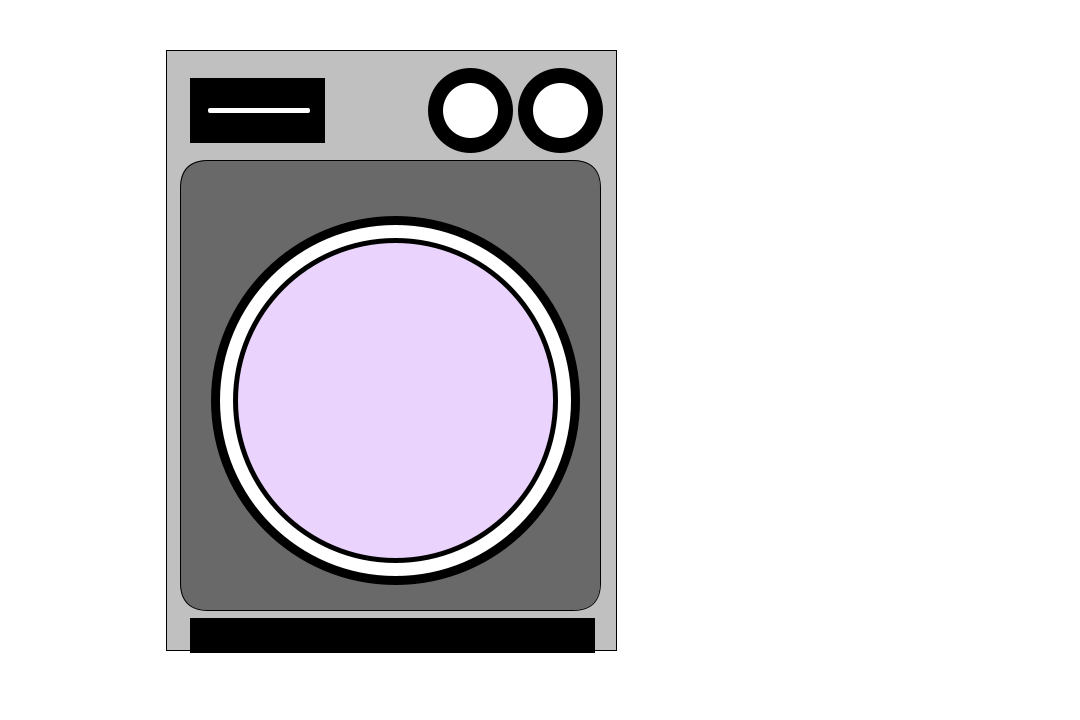
Frame 1 (no input)
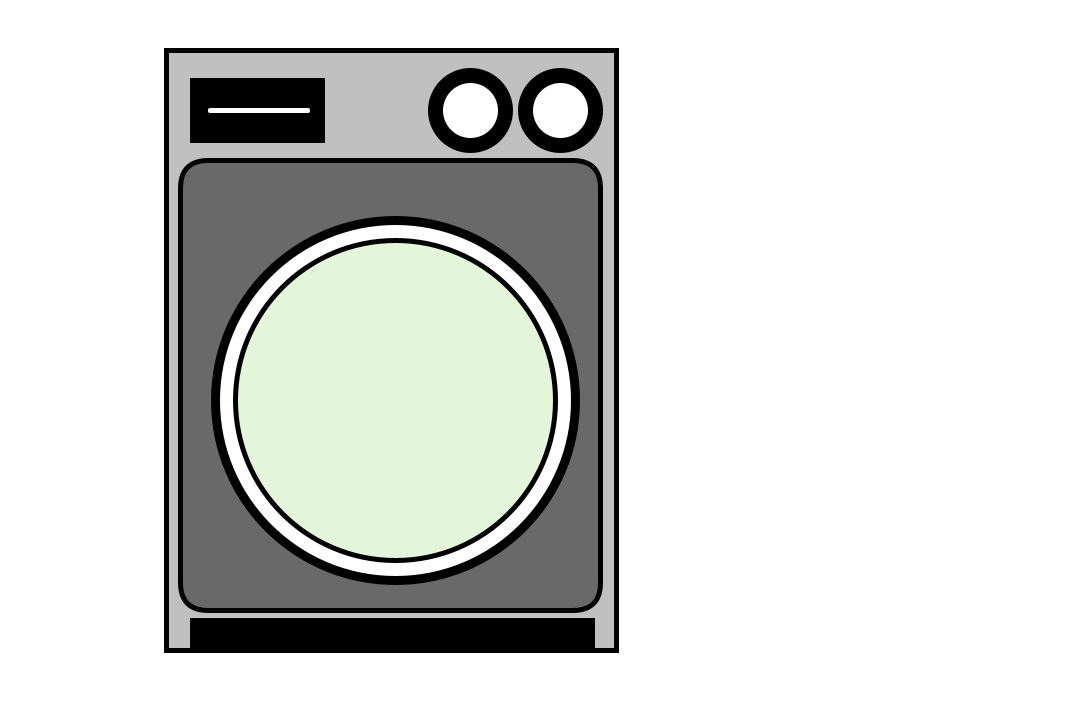
Frame 60 (the mouse pressed at the canvas centre just before this capture)
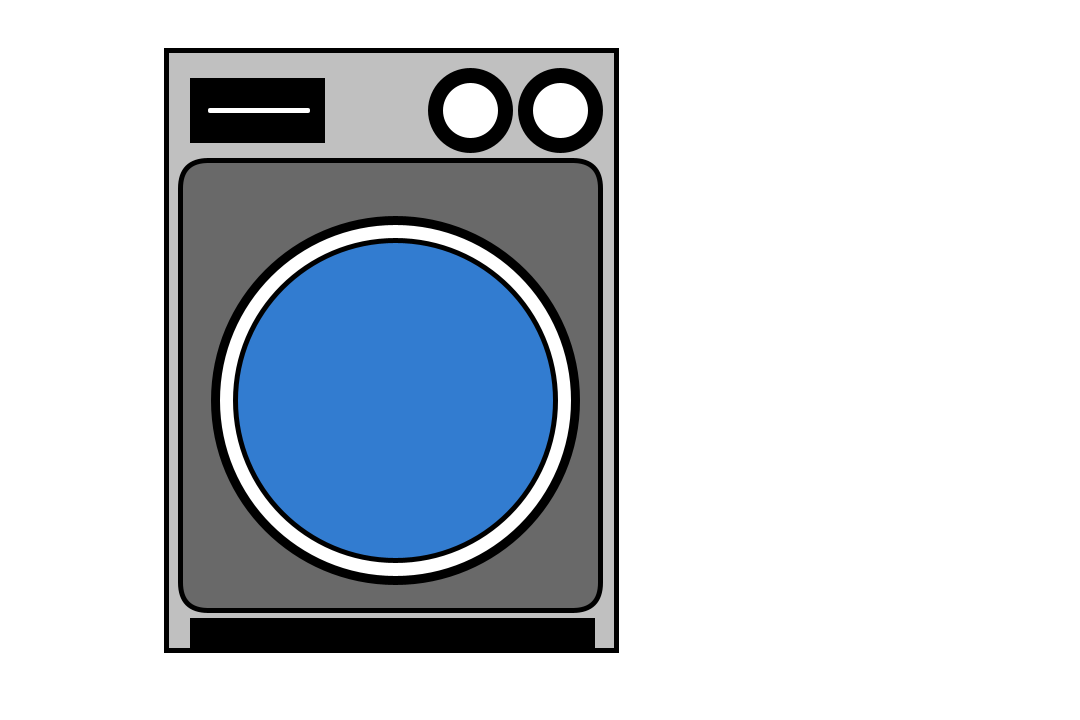
Frame 120 (the mouse held since frame 60 and released just before this capture)

The Processing sketch that drew these frames (run headless with seeded random() and noise(); from frame 60 on, the mouse is pressed at the canvas centre):

// Processing sketch: SS2_FunLaundry
// ── SS2_FunLaundry.pde
//Fun Laundry by Justice Ndukwu
//click to change background color & fill color
//In this theme i'm exploring the diffrent ways that laundry machines can be fun and interactive for users.


int value = 0;
float r;
float g;
float b;
float a;


void setup()
{
  size(1080, 720);
  background(255);
  
}

void draw()
{
  
  fill(192, 192, 192);
  rect(166, 50, 450, 600);
  
  fill(105,105,105);
  rect(180, 160, 420, 450, 28);
  

  fill(255);
  strokeWeight(9);
  circle(395, 400, 360);
  
  
  fill(0);
  strokeWeight(5);
  rect(192,80 ,130, 60);
  
  fill(0);
  circle(470,110 ,80);
  
  fill(0);
  circle(560,110 ,80);
  
  fill(0);
  rect(192,620 ,400, 30);
  
  fill(255);
  rect(205, 105, 107, 10, 28);
  
  fill(255);
  circle(560, 110, 60);
  
  fill(255);
  circle(470, 110, 60);
  
  fill(0);
  rect(192,620 ,400, 30);
  
  r = random(255);
  g = random(255);
  b = random(255);
  a = random(255);///// if you have eye sensitvity remove this rgba function and click play
  fill(r, g, b, a);
  circle(395, 400, 320);
  
  
   
}

void mousePressed() {
  if (mouseX < width/3) { /////mouse click on left hand side turns white
    background(985);
  }   else if (mouseX < 2*width/3) { ///////mouse click on middle turns grey
      background(127);
  }   else {
      background(0); /////mouse click on right hand side turns black
}
}
 
